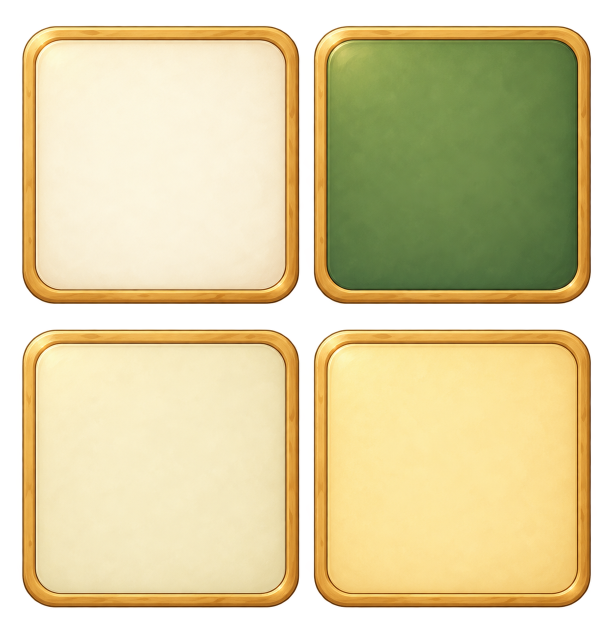
#> input picture output/imagegen/frames-v1/frames-atlas.png, 1226 x 1283 px (shown at 1/2 size)
$ python prepare_frames.py
#> lines starting #> are read from the running program, lines starting #| are printed output that depends on the picture; after the words box and inside, x2 and y2 are one past the last pixel; in counts of white or black regions, pixels touching at a corner belong together
"""Split the generated frame atlas, retaining alpha and cleaning detached specks."""
from collections import deque
from pathlib import Path
from PIL import Image
import numpy as np

ROOT = Path(__file__).resolve().parent.parent
source = Image.open(ROOT / 'output/imagegen/frames-v1/frames-atlas.png').convert('RGBA')
#> source is the input picture: PIL image 1226x1283 RGBA; mean R, G, B, A 167.6, 154.1, 106.2, 195.4
if source.getchannel('A').getextrema()[0] != 0:
    raise RuntimeError('Expected native transparent margins. Inspect the atlas first.')
for index, name in enumerate(['paper', 'green', 'cream', 'selected']):
    col, row = index % 2, index // 2
    tile = source.crop((col * source.width // 2, row * source.height // 2,
                        (col + 1) * source.width // 2, (row + 1) * source.height // 2))
    pixels = np.array(tile)
    mask = pixels[:, :, 3] > 16
    height, width = mask.shape
    # The centre is opaque panel paper. Retain only its connected silhouette.
    keep = np.zeros_like(mask)
    queue = deque([(height // 2, width // 2)])
    keep[height // 2, width // 2] = True
    while queue:
        y, x = queue.popleft()
        for ny, nx in [(y-1, x), (y+1, x), (y, x-1), (y, x+1)]:
            if 0 <= ny < height and 0 <= nx < width and mask[ny, nx] and not keep[ny, nx]:
                keep[ny, nx] = True
                queue.append((ny, nx))
    # Preserve antialiased edge pixels immediately around the retained shape.
    support = keep.copy()
    support[1:] |= keep[:-1]
    support[:-1] |= keep[1:]
    support[:, 1:] |= keep[:, :-1]
    support[:, :-1] |= keep[:, 1:]
    pixels[:, :, 3][~support] = 0
    tile = Image.fromarray(pixels)
    tile = tile.crop(tile.getchannel('A').getbbox()).resize((512, 512), Image.Resampling.LANCZOS)
    target = ROOT / f'assets/storybook/frame-{name}-v1.png'
    tile.save(target)
    print(target.name, tile.size)
#> this loop made 4 passes
#> pass 1, `tile = source.crop((col * source.width // 2, row * source.height // 2,..`:
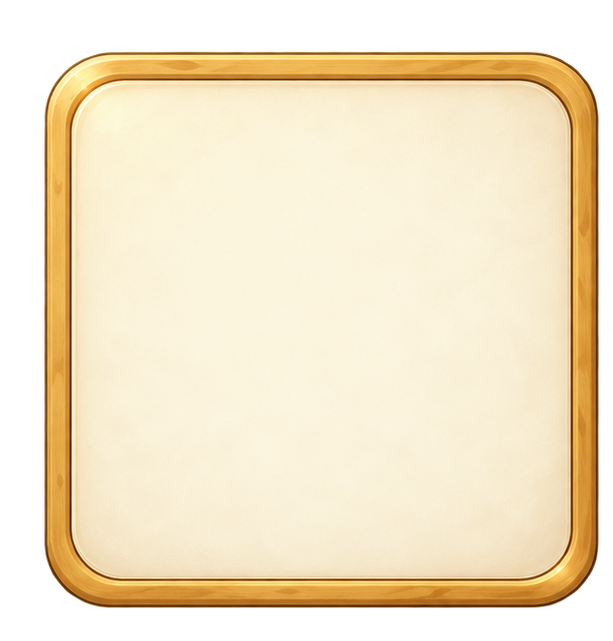
#> tile: PIL image 613x641 RGBA; mean R, G, B, A 191.2, 175.2, 142.4, 195.5; transparent parts drawn white
#> pass 1, `mask = pixels[:, :, 3] > 16`:
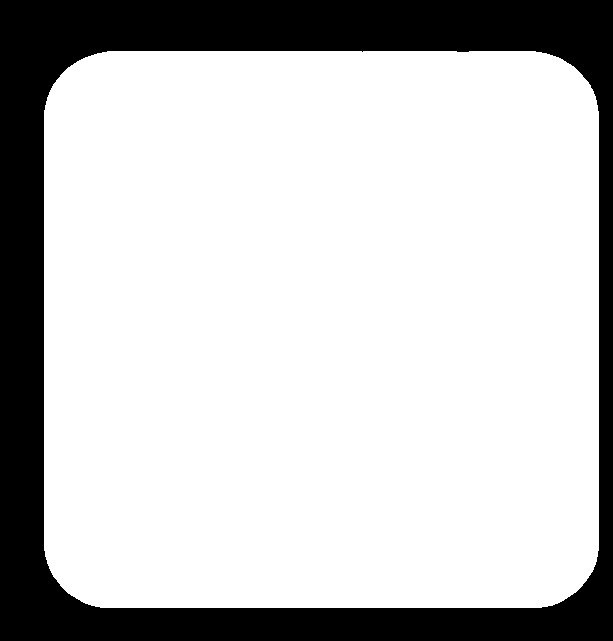
#> mask: shape (641, 613) bool; 77.7% white; 1 black region, box (x1, y1, x2, y2) and area: (0, 0, 613, 641) 87701
#> pass 1, `tile = tile.crop(tile.getchannel('A').getbbox()).resize((512, 512), Im..`:
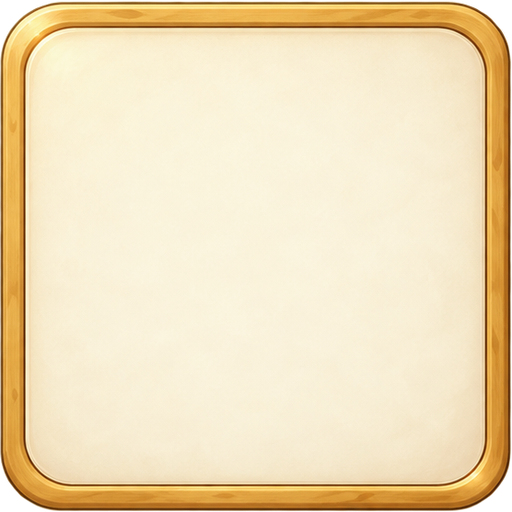
#> tile: PIL image 512x512 RGBA; mean R, G, B, A 235.9, 216.8, 179, 247.1; transparent parts drawn white
#> after the loop:
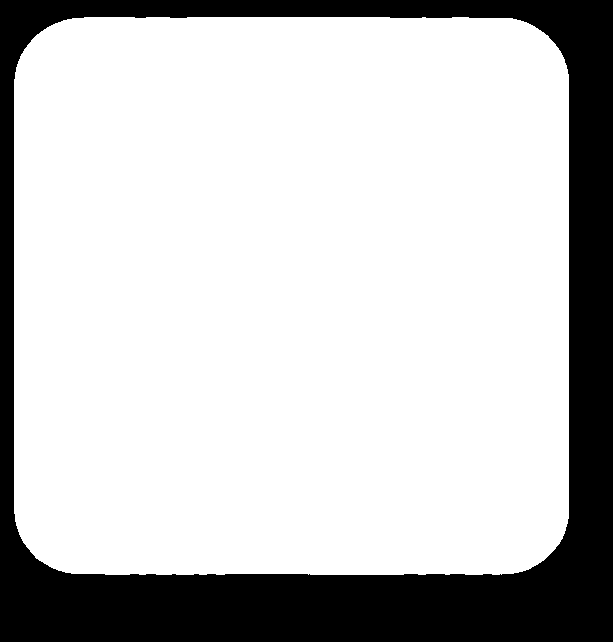
#> keep: shape (642, 613) bool; 77.6% white; 1 black region, box (x1, y1, x2, y2) and area: (0, 0, 613, 642) 88181
#> after the loop:
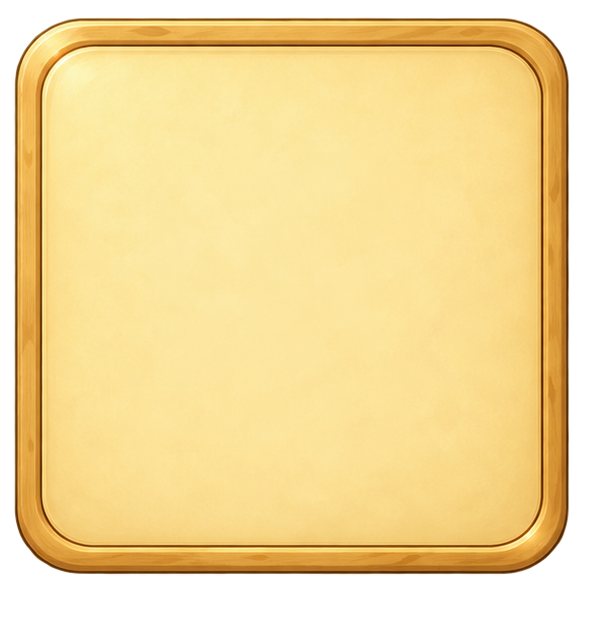
#> pixels: shape (642, 613, 4); mean R, G, B, A 191.6, 164.5, 102, 195.2; transparent parts drawn white
#> after the loop:
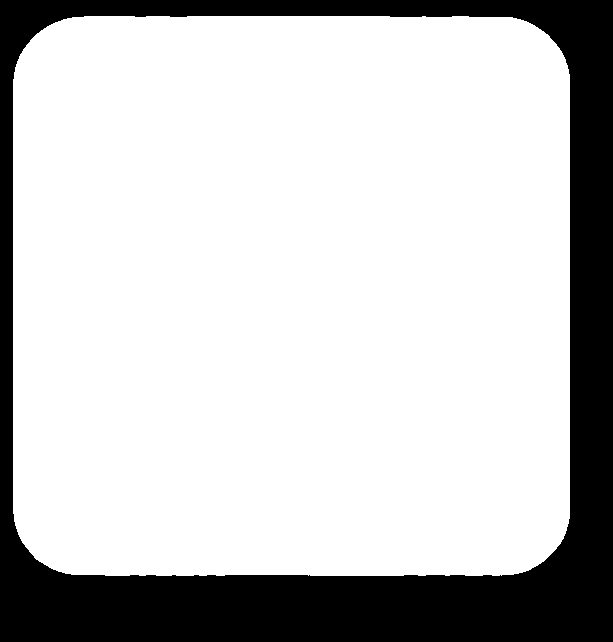
#> support: shape (642, 613) bool; 78.1% white; 1 black region, box (x1, y1, x2, y2) and area: (0, 0, 613, 642) 86111
#> after the loop:
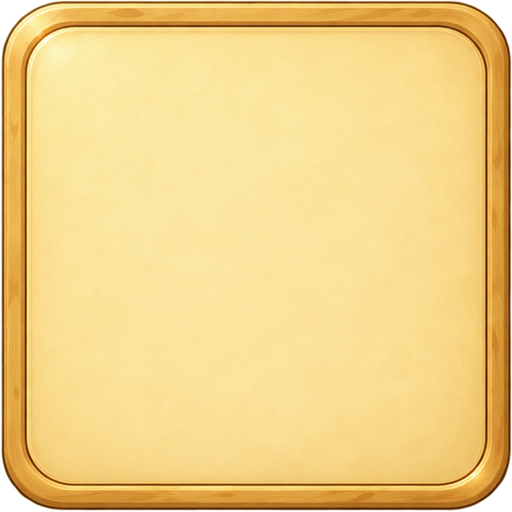
#> tile: PIL image 512x512 RGBA; mean R, G, B, A 236.7, 204.8, 128.6, 246.7; transparent parts drawn white
